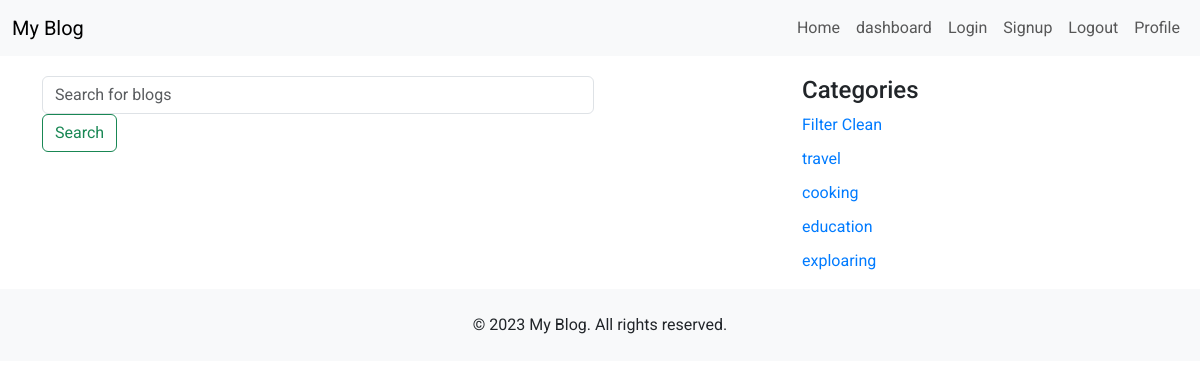
Page /category/4 on the committed database.
### blog/models.py (models this page shows, shortened)
class Category(models.Model):
    name = models.CharField(max_length=50,unique=True)

### blog/views.py (the view)
# urls.py: path('category/<int:pk>', views.CategoryListView.as_view(), name='category'),
class CategoryListView(ListView):
     model = Post
     template_name = 'blog/category.html'
     context_object_name = 'post_list'
     def get_queryset(self):
        category = Post.objects.filter(categories__id=self.kwargs.get('pk'))
        return category
     def get_context_data(self, **kwargs) -> dict[str, Any]:
        context = super().get_context_data(**kwargs)
        context["categories"] = Category.objects.all()
        return context

### blog/templates/blog/category.html (shortened to what this page needs)
{% extends "base.html" %}
{% load static %}
{% block extra_head %}
<link rel="stylesheet" href="{% static "blog/css/home_style.css" %}">
{% endblock extra_head %}
{% block content %}
<div class="container">
    <div class="row">
        <div class="col-md-8">
            <div class="search-bar">
                {% include "blog/searchbar.html" %}
            </div>
        </div>
        <div class="col-md-4">
            <h4>Categories</h4>
            <ul class="category-list">
                <li><a href="{% url "blog:home" %}" >Filter Clean</a></li>
            {% for category in  categories %}
                <li><a href="{% url "blog:category" category.id %}" >{{ category.name }}</a></li>
            {% endfor %}
        </ul>
        </div>
    </div>
</div>
{% endblock content %}

### blog/static/blog/css/home_style.css (style rules this page uses)
body { font-family: 'Roboto', sans-serif; }
.category-list, .tag-list { list-style: none; padding: 0; }
.category-list li, .tag-list li { margin-bottom: 10px; }
.category-list li a, .tag-list li a { text-decoration: none; color: #007bff; cursor: pointer; }
.search-bar { margin-bottom: 20px; }

### rows in the picture
Category: name "travel"
Category: name "cooking"
Category: name "education"
Category: name "exploaring"
